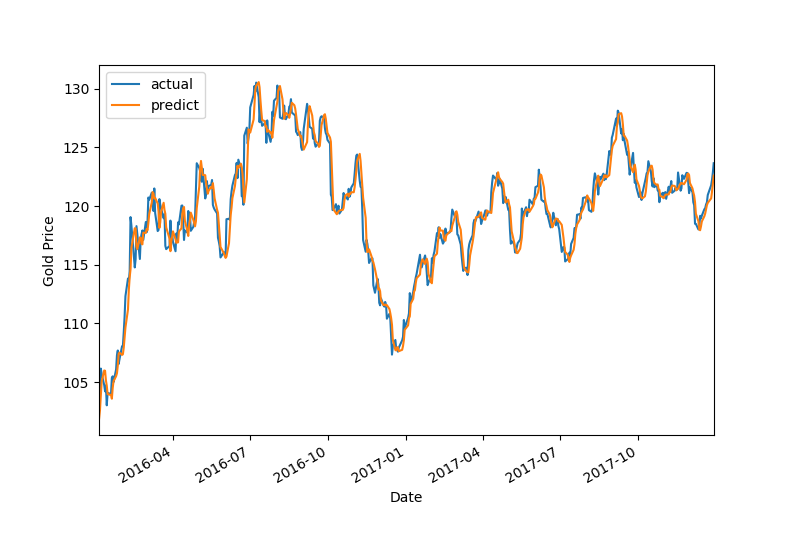

Write Python code to recreate this figure.
#!/usr/bin/env python
# -*- coding: utf-8 -*-

import pandas as pd
import fix_yahoo_finance
import matplotlib.pyplot as plt
from sklearn.linear_model import LinearRegression


def read_data(start, end):
    """
    Read GLD (The largest Exchange-Traded Fund) Gold data from yahoo finance.

    :param start: datetime in str.
    :param end: datetime in str.
    :return:
    """
    df = fix_yahoo_finance.download("GLD", start="2008-01-01", end="2017-12-31")
    df = df[["Close"]].dropna()
    return df


f1_mean_last3 = "f1_mean_last3"
f2_mean_last9 = "f2_mean_last9"
features = [f1_mean_last3, f2_mean_last9]


def derive_feature(df, able_to_predict_n_days=3):
    """
    In order to predict gold price up to ``n`` days, you need

    :param df:
    :param able_to_predict_n_days:
    :return:
    """
    df[f1_mean_last3] = df["Close"].shift(able_to_predict_n_days).rolling(
        window=3).mean()
    df[f2_mean_last9] = df["Close"].shift(able_to_predict_n_days).rolling(
        window=9).mean()
    df = df.dropna()
    return df


if __name__ == "__main__":
    df = read_data(start="2008-01-01", end="2017-12-31")
    df = derive_feature(df, able_to_predict_n_days=1)

    t = 0.8
    breakpoint_ind = int(df.shape[0] * t)
    train_data = df[features][:breakpoint_ind]
    train_label = df["Close"][:breakpoint_ind]
    test_data = df[features][breakpoint_ind:]
    test_label = df["Close"][breakpoint_ind:]

    model = LinearRegression().fit(train_data, train_label)
    test_predict = model.predict(test_data)
    test_predict = pd.Series(test_predict, index=test_label.index)

    test_label.plot()
    test_predict.plot()
    plt.legend(["actual", "predict"])
    plt.ylabel("Gold Price")
    plt.show()
